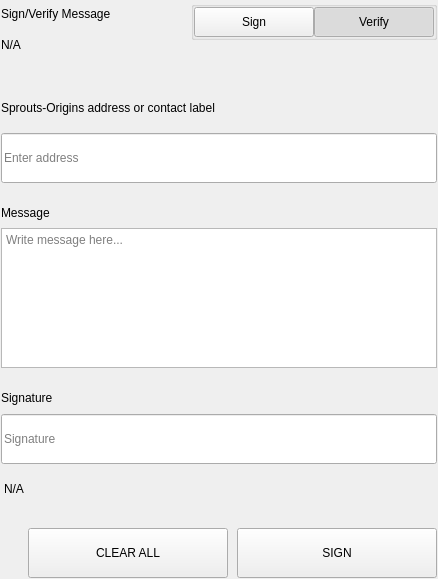
<?xml version="1.0" encoding="UTF-8"?>
<ui version="4.0">
 <class>SettingsSignMessageWidgets</class>
 <widget class="QWidget" name="SettingsSignMessageWidgets">
  <property name="geometry">
   <rect>
    <x>0</x>
    <y>0</y>
    <width>438</width>
    <height>579</height>
   </rect>
  </property>
  <property name="windowTitle">
   <string>Form</string>
  </property>
  <layout class="QVBoxLayout" name="verticalLayout">
   <property name="spacing">
    <number>0</number>
   </property>
   <property name="leftMargin">
    <number>0</number>
   </property>
   <property name="topMargin">
    <number>0</number>
   </property>
   <property name="rightMargin">
    <number>0</number>
   </property>
   <property name="bottomMargin">
    <number>0</number>
   </property>
   <item>
    <widget class="QWidget" name="left" native="true">
     <layout class="QVBoxLayout" name="verticalLayout_3">
      <property name="leftMargin">
       <number>0</number>
      </property>
      <property name="topMargin">
       <number>0</number>
      </property>
      <property name="rightMargin">
       <number>0</number>
      </property>
      <property name="bottomMargin">
       <number>0</number>
      </property>
      <item>
       <widget class="QWidget" name="container_sign" native="true">
        <layout class="QVBoxLayout" name="verticalLayout_2">
         <property name="spacing">
          <number>0</number>
         </property>
         <property name="leftMargin">
          <number>1</number>
         </property>
         <property name="topMargin">
          <number>1</number>
         </property>
         <property name="rightMargin">
          <number>1</number>
         </property>
         <property name="bottomMargin">
          <number>1</number>
         </property>
         <item>
          <layout class="QHBoxLayout" name="horizontalLayout_3" stretch="3,1">
           <property name="spacing">
            <number>40</number>
           </property>
           <item>
            <layout class="QVBoxLayout" name="verticalLayoutTitle">
             <property name="spacing">
              <number>5</number>
             </property>
             <item>
              <widget class="QLabel" name="labelTitle">
               <property name="text">
                <string>Sign/Verify Message</string>
               </property>
              </widget>
             </item>
             <item>
              <widget class="QLabel" name="labelSubtitle1">
               <property name="text">
                <string notr="true">N/A</string>
               </property>
               <property name="wordWrap">
                <bool>true</bool>
               </property>
              </widget>
             </item>
            </layout>
           </item>
           <item alignment="Qt::AlignRight|Qt::AlignTop">
            <widget class="QWidget" name="containerSwitch" native="true">
             <property name="styleSheet">
              <string notr="true">#containerSwitch{
	padding-top:9px;
}</string>
             </property>
             <layout class="QVBoxLayout" name="verticalLayout_6">
              <property name="spacing">
               <number>4</number>
              </property>
              <property name="leftMargin">
               <number>0</number>
              </property>
              <property name="topMargin">
               <number>0</number>
              </property>
              <property name="rightMargin">
               <number>0</number>
              </property>
              <property name="bottomMargin">
               <number>0</number>
              </property>
              <item alignment="Qt::AlignRight">
               <widget class="QGroupBox" name="groupBox">
                <property name="sizePolicy">
                 <sizepolicy hsizetype="Fixed" vsizetype="Preferred">
                  <horstretch>0</horstretch>
                  <verstretch>0</verstretch>
                 </sizepolicy>
                </property>
                <property name="title">
                 <string/>
                </property>
                <property name="alignment">
                 <set>Qt::AlignRight|Qt::AlignTop|Qt::AlignTrailing</set>
                </property>
                <layout class="QHBoxLayout" name="horizontalLayout_4">
                 <property name="spacing">
                  <number>0</number>
                 </property>
                 <property name="leftMargin">
                  <number>0</number>
                 </property>
                 <property name="topMargin">
                  <number>0</number>
                 </property>
                 <property name="rightMargin">
                  <number>0</number>
                 </property>
                 <property name="bottomMargin">
                  <number>0</number>
                 </property>
                 <item>
                  <widget class="QPushButton" name="pushSign">
                   <property name="minimumSize">
                    <size>
                     <width>120</width>
                     <height>30</height>
                    </size>
                   </property>
                   <property name="maximumSize">
                    <size>
                     <width>120</width>
                     <height>30</height>
                    </size>
                   </property>
                   <property name="focusPolicy">
                    <enum>Qt::NoFocus</enum>
                   </property>
                   <property name="text">
                    <string>Sign</string>
                   </property>
                   <property name="checkable">
                    <bool>true</bool>
                   </property>
                   <property name="autoExclusive">
                    <bool>true</bool>
                   </property>
                  </widget>
                 </item>
                 <item>
                  <widget class="QPushButton" name="pushVerify">
                   <property name="minimumSize">
                    <size>
                     <width>120</width>
                     <height>30</height>
                    </size>
                   </property>
                   <property name="maximumSize">
                    <size>
                     <width>120</width>
                     <height>30</height>
                    </size>
                   </property>
                   <property name="focusPolicy">
                    <enum>Qt::NoFocus</enum>
                   </property>
                   <property name="text">
                    <string>Verify</string>
                   </property>
                   <property name="checkable">
                    <bool>true</bool>
                   </property>
                   <property name="checked">
                    <bool>true</bool>
                   </property>
                   <property name="autoExclusive">
                    <bool>true</bool>
                   </property>
                  </widget>
                 </item>
                </layout>
               </widget>
              </item>
              <item alignment="Qt::AlignHCenter|Qt::AlignTop">
               <widget class="QLabel" name="labelSubtitleSwitch">
                <property name="text">
                 <string/>
                </property>
                <property name="alignment">
                 <set>Qt::AlignRight|Qt::AlignTrailing|Qt::AlignVCenter</set>
                </property>
               </widget>
              </item>
             </layout>
            </widget>
           </item>
          </layout>
         </item>
         <item>
          <spacer name="verticalSpacer_2">
           <property name="orientation">
            <enum>Qt::Vertical</enum>
           </property>
           <property name="sizeType">
            <enum>QSizePolicy::Fixed</enum>
           </property>
           <property name="sizeHint" stdset="0">
            <size>
             <width>20</width>
             <height>40</height>
            </size>
           </property>
          </spacer>
         </item>
         <item>
          <widget class="QWidget" name="containerAddress" native="true">
           <property name="sizePolicy">
            <sizepolicy hsizetype="Preferred" vsizetype="Fixed">
             <horstretch>0</horstretch>
             <verstretch>0</verstretch>
            </sizepolicy>
           </property>
           <layout class="QVBoxLayout" name="verticalLayout_5" stretch="0,0">
            <property name="spacing">
             <number>15</number>
            </property>
            <property name="leftMargin">
             <number>0</number>
            </property>
            <property name="topMargin">
             <number>0</number>
            </property>
            <property name="rightMargin">
             <number>0</number>
            </property>
            <property name="bottomMargin">
             <number>0</number>
            </property>
            <item>
             <widget class="QLabel" name="labelSubtitleAddress">
              <property name="minimumSize">
               <size>
                <width>0</width>
                <height>20</height>
               </size>
              </property>
              <property name="maximumSize">
               <size>
                <width>16777215</width>
                <height>20</height>
               </size>
              </property>
              <property name="text">
               <string>Sprouts-Origins address or contact label</string>
              </property>
             </widget>
            </item>
            <item>
             <widget class="QLineEdit" name="addressIn_SM">
              <property name="minimumSize">
               <size>
                <width>0</width>
                <height>50</height>
               </size>
              </property>
              <property name="maximumSize">
               <size>
                <width>16777215</width>
                <height>50</height>
               </size>
              </property>
              <property name="placeholderText">
               <string>Enter address</string>
              </property>
             </widget>
            </item>
           </layout>
          </widget>
         </item>
         <item>
          <spacer name="verticalSpacer_3">
           <property name="orientation">
            <enum>Qt::Vertical</enum>
           </property>
           <property name="sizeType">
            <enum>QSizePolicy::Fixed</enum>
           </property>
           <property name="sizeHint" stdset="0">
            <size>
             <width>20</width>
             <height>20</height>
            </size>
           </property>
          </spacer>
         </item>
         <item>
          <layout class="QVBoxLayout" name="verticalLayout_9">
           <property name="spacing">
            <number>5</number>
           </property>
           <item>
            <widget class="QLabel" name="labelSubtitleMessage">
             <property name="minimumSize">
              <size>
               <width>0</width>
               <height>20</height>
              </size>
             </property>
             <property name="maximumSize">
              <size>
               <width>16777215</width>
               <height>20</height>
              </size>
             </property>
             <property name="text">
              <string>Message</string>
             </property>
            </widget>
           </item>
           <item>
            <widget class="QPlainTextEdit" name="messageIn_SM">
             <property name="minimumSize">
              <size>
               <width>0</width>
               <height>140</height>
              </size>
             </property>
             <property name="maximumSize">
              <size>
               <width>16777215</width>
               <height>140</height>
              </size>
             </property>
             <property name="placeholderText">
              <string>Write message here...</string>
             </property>
            </widget>
           </item>
          </layout>
         </item>
         <item>
          <spacer name="verticalSpacer_4">
           <property name="orientation">
            <enum>Qt::Vertical</enum>
           </property>
           <property name="sizeType">
            <enum>QSizePolicy::Fixed</enum>
           </property>
           <property name="sizeHint" stdset="0">
            <size>
             <width>20</width>
             <height>20</height>
            </size>
           </property>
          </spacer>
         </item>
         <item>
          <widget class="QWidget" name="widget" native="true">
           <property name="minimumSize">
            <size>
             <width>0</width>
             <height>75</height>
            </size>
           </property>
           <property name="maximumSize">
            <size>
             <width>16777215</width>
             <height>16777215</height>
            </size>
           </property>
           <layout class="QVBoxLayout" name="verticalLayout_4">
            <property name="leftMargin">
             <number>0</number>
            </property>
            <property name="topMargin">
             <number>0</number>
            </property>
            <property name="rightMargin">
             <number>0</number>
            </property>
            <property name="bottomMargin">
             <number>0</number>
            </property>
            <item>
             <widget class="QLabel" name="labelSubtitleSignature">
              <property name="minimumSize">
               <size>
                <width>0</width>
                <height>20</height>
               </size>
              </property>
              <property name="maximumSize">
               <size>
                <width>16777215</width>
                <height>20</height>
               </size>
              </property>
              <property name="text">
               <string>Signature</string>
              </property>
             </widget>
            </item>
            <item>
             <widget class="QLineEdit" name="signatureOut_SM">
              <property name="minimumSize">
               <size>
                <width>0</width>
                <height>50</height>
               </size>
              </property>
              <property name="placeholderText">
               <string>Signature</string>
              </property>
             </widget>
            </item>
           </layout>
          </widget>
         </item>
         <item>
          <widget class="QLabel" name="statusLabel_SM">
           <property name="styleSheet">
            <string notr="true">padding-top:5px;</string>
           </property>
           <property name="text">
            <string notr="true">N/A</string>
           </property>
          </widget>
         </item>
         <item>
          <spacer name="verticalSpacer">
           <property name="orientation">
            <enum>Qt::Vertical</enum>
           </property>
           <property name="sizeType">
            <enum>QSizePolicy::Fixed</enum>
           </property>
           <property name="sizeHint" stdset="0">
            <size>
             <width>20</width>
             <height>20</height>
            </size>
           </property>
          </spacer>
         </item>
         <item>
          <layout class="QHBoxLayout" name="horizontalLayout_7">
           <property name="spacing">
            <number>9</number>
           </property>
           <item>
            <spacer name="horizontalSpacer_5">
             <property name="orientation">
              <enum>Qt::Horizontal</enum>
             </property>
             <property name="sizeType">
              <enum>QSizePolicy::Expanding</enum>
             </property>
             <property name="sizeHint" stdset="0">
              <size>
               <width>40</width>
               <height>20</height>
              </size>
             </property>
            </spacer>
           </item>
           <item>
            <widget class="QPushButton" name="pushButtonClear">
             <property name="minimumSize">
              <size>
               <width>200</width>
               <height>50</height>
              </size>
             </property>
             <property name="focusPolicy">
              <enum>Qt::NoFocus</enum>
             </property>
             <property name="text">
              <string>CLEAR ALL</string>
             </property>
            </widget>
           </item>
           <item>
            <widget class="QPushButton" name="pushButtonSave">
             <property name="minimumSize">
              <size>
               <width>200</width>
               <height>50</height>
              </size>
             </property>
             <property name="maximumSize">
              <size>
               <width>200</width>
               <height>50</height>
              </size>
             </property>
             <property name="focusPolicy">
              <enum>Qt::NoFocus</enum>
             </property>
             <property name="text">
              <string>SIGN</string>
             </property>
            </widget>
           </item>
          </layout>
         </item>
        </layout>
       </widget>
      </item>
     </layout>
    </widget>
   </item>
  </layout>
 </widget>
 <resources/>
 <connections/>
</ui>
